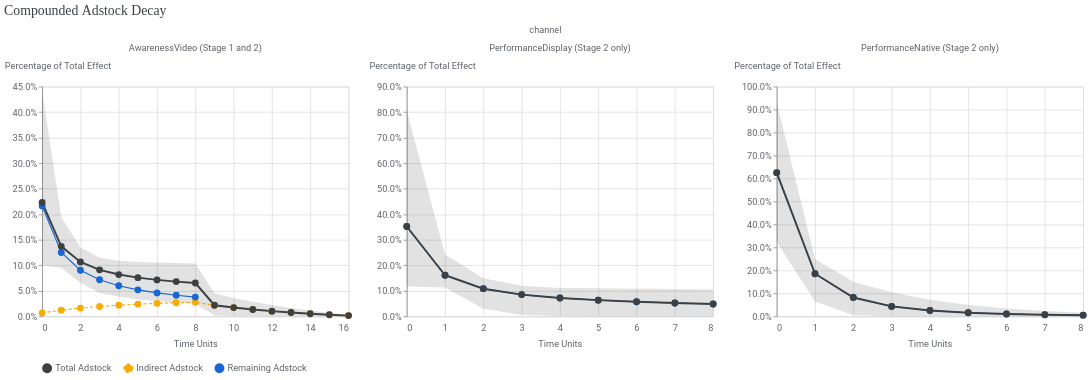

Notebook cell for this chart:
### Markdown cell above
### Custom functions to visualize compounded adstock decay

In a full-funnel model, upper-funnel channels are affected by adstock decay in both models (for more information, see [Compounded adstock decay in full-funnel MMM](https://developers.google.com/meridian/docs/advanced-modeling/full-funnel#adstock-decay)).

To visualize the effect of compounded adstock decay, simulate incremental KPI for a counterfactual scenario with non-zero paid and organic media at a single time point (time 0).
This lets you understand how the incremental outcome decays over time.
To minimize the impact of saturation, media at time 0 is set to 1% of the average weekly value.

### Code cell
# @title Plotting Compounding Adstock Decay


def _create_media_pulse_data(
    analyzer_full_funnel: AnalyzerFullFunnel,
    pulse_fraction: float = 0.01,
) -> tensors.DataTensors:
  """Creates a DataTensors container simulating an impulse at time unit 0."""
  input_data = analyzer_full_funnel.model_context.input_data

  pulse_kwargs = {}

  if input_data.media is not None:
    hist_media = input_data.media.values
    weekly_avg = np.mean(hist_media, axis=1)
    pulse_media = np.zeros_like(hist_media)
    pulse_media[:, 0, :] = pulse_fraction * weekly_avg
    pulse_kwargs["media"] = pulse_media

  if input_data.organic_media is not None:
    hist_organic = input_data.organic_media.values
    weekly_avg_om = np.mean(hist_organic, axis=1)
    pulse_organic = np.zeros_like(hist_organic)
    pulse_organic[:, 0, :] = pulse_fraction * weekly_avg_om
    pulse_kwargs["organic_media"] = pulse_organic

  if input_data.reach is not None and input_data.frequency is not None:
    hist_reach = input_data.reach.values
    weekly_avg_reach = np.mean(hist_reach, axis=1)
    pulse_reach = np.zeros_like(hist_reach)
    pulse_reach[:, 0, :] = pulse_fraction * weekly_avg_reach
    pulse_kwargs["reach"] = pulse_reach
    avg_freq = np.mean(input_data.frequency.values, axis=1, keepdims=True)
    pulse_kwargs["frequency"] = np.broadcast_to(
        avg_freq, input_data.frequency.shape
    )

  if (
      input_data.organic_reach is not None
      and input_data.organic_frequency is not None
  ):
    hist_orf = input_data.organic_reach.values
    weekly_avg_orf = np.mean(hist_orf, axis=1)
    pulse_orf = np.zeros_like(hist_orf)
    pulse_orf[:, 0, :] = pulse_fraction * weekly_avg_orf
    pulse_kwargs["organic_reach"] = pulse_orf
    avg_orf_freq = np.mean(
        input_data.organic_frequency.values, axis=1, keepdims=True
    )
    pulse_kwargs["organic_frequency"] = np.broadcast_to(
        avg_orf_freq, input_data.organic_frequency.shape
    )

  return tensors.DataTensors(**pulse_kwargs)


def plot_compounding_adstock_decay(
    analyzer_full_funnel: AnalyzerFullFunnel,
    confidence_level: float = 0.8,
    use_posterior: bool = True,
) -> alt.Chart:
  """Plots compounding adstock decay curves across indirect, remaining, and
  total pathways."""
  # 1. Dynamic lag horizon
  remaining_max_lag = analyzer_full_funnel.model_context.model_spec.max_lag
  compounding_max_lag = remaining_max_lag

  mediator_model_lags = [
      m.model_context.model_spec.max_lag
      for m in analyzer_full_funnel._mediator_models.values()
  ]
  compounding_max_lag += max(mediator_model_lags)

  # 2. Media pulse simulation
  pulse_data = _create_media_pulse_data(analyzer_full_funnel)

  # 3. Counterfactual evaluation
  indirect_outcome = analyzer_full_funnel.incremental_outcome(
      new_data=pulse_data,
      aggregate_geos=True,
      aggregate_times=False,
      use_kpi=True,
      effect_type="indirect",
      include_non_paid_channels=True,
      use_posterior=use_posterior,
  )
  remaining_outcome = analyzer_full_funnel.incremental_outcome(
      new_data=pulse_data,
      aggregate_geos=True,
      aggregate_times=False,
      use_kpi=True,
      effect_type="remaining",
      include_non_paid_channels=True,
      use_posterior=use_posterior,
  )

  # Filter to within horizon
  indirect_horizon = indirect_outcome[..., : compounding_max_lag + 1, :]
  remaining_horizon = remaining_outcome[..., : compounding_max_lag + 1, :]
  total_horizon = indirect_horizon + remaining_horizon

  # 4. Draw-wise cumulative sum normalization
  total_sum = np.sum(total_horizon, axis=2, keepdims=True)
  total_sum_safe = np.where(total_sum == 0, 1.0, total_sum)

  norm_indirect = indirect_horizon / total_sum_safe
  norm_remaining = remaining_horizon / total_sum_safe
  norm_total = total_horizon / total_sum_safe

  # 5. Extract statistics
  indirect_stats = analyzer.get_central_tendency_and_ci(
      norm_indirect, confidence_level=confidence_level, axis=(0, 1)
  )
  remaining_stats = analyzer.get_central_tendency_and_ci(
      norm_remaining, confidence_level=confidence_level, axis=(0, 1)
  )
  total_stats = analyzer.get_central_tendency_and_ci(
      norm_total, confidence_level=confidence_level, axis=(0, 1)
  )

  # 6. Channels to display
  all_channels = list(
      analyzer_full_funnel.model_context.input_data.get_all_channels()
  )
  mediators = set(analyzer_full_funnel._mediators)
  mediated_channels = set()
  for m in analyzer_full_funnel._mediator_models.values():
    mediated_channels.update(m.model_context.input_data.get_all_paid_channels())

  channels_to_plot = [ch for ch in all_channels if ch not in mediators]

  # 7. Construct plotting DataFrame
  records = []
  for ch in channels_to_plot:
    ch_idx = all_channels.index(ch)
    is_mediated = ch in mediated_channels
    channel_label = (
        f"{ch} (Stage 1 and 2)" if is_mediated else f"{ch} (Stage 2 only)"
    )
    max_lag = compounding_max_lag if is_mediated else remaining_max_lag
    for t in range(max_lag + 1):
      if is_mediated:
        records.append({
            "channel": channel_label,
            "time_units": t,
            "component": "Indirect Adstock",
            "mean": float(indirect_stats[t, ch_idx, 0]),
            "ci_lo": float(indirect_stats[t, ch_idx, 1]),
            "ci_hi": float(indirect_stats[t, ch_idx, 2]),
        })
      if t <= remaining_max_lag:
        records.append({
            "channel": channel_label,
            "time_units": t,
            "component": "Remaining Adstock",
            "mean": float(remaining_stats[t, ch_idx, 0]),
            "ci_lo": float(remaining_stats[t, ch_idx, 1]),
            "ci_hi": float(remaining_stats[t, ch_idx, 2]),
        })
      records.append({
          "channel": channel_label,
          "time_units": t,
          "component": "Total Adstock",
          "mean": float(total_stats[t, ch_idx, 0]),
          "ci_lo": float(total_stats[t, ch_idx, 1]),
          "ci_hi": float(total_stats[t, ch_idx, 2]),
      })

  df = pd.DataFrame(records)

  base = alt.Chart(df, width=constants.VEGALITE_FACET_DEFAULT_WIDTH)
  color_scale = alt.Scale(
      domain=[
          "Total Adstock",
          "Indirect Adstock",
          "Remaining Adstock",
      ],
      range=[constants.GREY_800, constants.YELLOW_600, constants.BLUE_700],
  )
  dash_scale = alt.Scale(
      domain=[
          "Indirect Adstock",
          "Remaining Adstock",
      ],
      range=[[4, 3], [0, 0]],
  )
  legend_cfg = alt.Legend(
      title=None,
      orient="bottom",
      direction="horizontal",
      symbolOpacity=1.0,
      symbolStrokeWidth=3,
  )

  # 1. Shaded CI band for Total Adstock (bottom layer)
  band = (
      base.transform_filter(alt.datum.component == "Total Adstock")
      .mark_area(opacity=0.15, color=constants.GREY_800)
      .encode(
          x=alt.X("time_units:Q"),
          y=alt.Y(
              "ci_lo:Q",
              title="Percentage of Total Effect",
              axis=alt.Axis(format=".1%", **formatter.Y_AXIS_TITLE_CONFIG),
          ),
          y2=alt.Y2("ci_hi:Q"),
      )
  )

  # 2. Component lines (Indirect & Remaining) rendered underneath Total line
  component_lines = (
      base.transform_filter(alt.datum.component != "Total Adstock")
      .mark_line(strokeWidth=1.5)
      .encode(
          x=alt.X("time_units:Q", title="Time Units", axis=alt.Axis(**formatter.AXIS_CONFIG)),
          y=alt.Y(
              "mean:Q",
              title="Percentage of Total Effect",
              axis=alt.Axis(format=".1%", **formatter.Y_AXIS_TITLE_CONFIG),
          ),
          color=alt.Color(
              "component:N",
              scale=color_scale,
              legend=legend_cfg,
          ),
          strokeDash=alt.StrokeDash(
              "component:N",
              scale=dash_scale,
              legend=None,
          ),
      )
  )

  # 3. Total Adstock line rendered ON TOP of component lines
  total_line = (
      base.transform_filter(alt.datum.component == "Total Adstock")
      .mark_line(strokeWidth=2.5)
      .encode(
          x=alt.X("time_units:Q", title="Time Units", axis=alt.Axis(**formatter.AXIS_CONFIG)),
          y=alt.Y(
              "mean:Q",
              title="Percentage of Total Effect",
              axis=alt.Axis(format=".1%", **formatter.Y_AXIS_TITLE_CONFIG),
          ),
          color=alt.Color(
              "component:N",
              scale=color_scale,
              legend=legend_cfg,
          ),
      )
  )

  # 4. Observation points with hover tooltips
  points = (
      base.mark_circle(filled=True, size=constants.POINT_SIZE, opacity=1)
      .encode(
          tooltip=[
              "channel:N",
              "component:N",
              "time_units:Q",
              alt.Tooltip("mean:Q", title="Mean Effect", format=".2%"),
              alt.Tooltip(
                  "ci_lo:Q", title="Credible Interval Lower", format=".2%"
              ),
              alt.Tooltip(
                  "ci_hi:Q", title="Credible Interval Upper", format=".2%"
              ),
          ],
          x=alt.X("time_units:Q"),
          y=alt.Y("mean:Q"),
          color=alt.Color(
              "component:N",
              scale=color_scale,
              legend=legend_cfg,
          ),
      )
  )

  plot = alt.layer(band, component_lines, total_line, points)

  return (
      plot.facet("channel:N", columns=3)
      .properties(
          title=formatter.custom_title_params("Compounded Adstock Decay")
      )
      .configure_axis(titlePadding=constants.PADDING_10, **formatter.TEXT_CONFIG)
      .configure_header(**formatter.TEXT_CONFIG)
      .configure_legend(**formatter.TEXT_CONFIG)
      .resolve_scale(x=constants.INDEPENDENT, y=constants.INDEPENDENT)
  )

plot_compounding_adstock_decay(analyzer_full_funnel)

### Figure 1 — Vega-Lite specification as saved in the notebook (floating-point values rounded to 4 significant figures)
{"config": {"view": {"continuousWidth": 300, "continuousHeight": 300}, "axis": {"labelColor": "#5F6368", "labelFont": "Roboto", "labelFontSize": 12, "titleColor": "#5F6368", "titleFont": "Roboto", "titleFontSize": 12, "titleFontWeight": "normal", "titlePadding": 10}, "header": {"labelColor": "#5F6368", "labelFont": "Roboto", "labelFontSize": 12, "titleColor": "#5F6368", "titleFont": "Roboto", "titleFontSize": 12, "titleFontWeight": "normal"}, "legend": {"labelColor": "#5F6368", "labelFont": "Roboto", "labelFontSize": 12, "titleColor": "#5F6368", "titleFont": "Roboto", "titleFontSize": 12, "titleFontWeight": "normal"}}, "data": {"name": "data-a82de6725d4f34e9e20f2c1bf8420f9f"}, "facet": {"field": "channel", "type": "nominal"}, "spec": {"layer": [{"mark": {"type": "area", "color": "#3C4043", "opacity": 0.15}, "encoding": {"x": {"field": "time_units", "type": "quantitative"}, "y": {"axis": {"format": ".1%", "titleAlign": "left", "titleAngle": 0, "titleY": -20}, "field": "ci_lo", "title": "Percentage of Total Effect", "type": "quantitative"}, "y2": {"field": "ci_hi"}}, "transform": [{"filter": "(datum.component === 'Total Adstock')"}]}, {"mark": {"type": "line", "strokeWidth": 1.5}, "encoding": {"color": {"field": "component", "legend": {"direction": "horizontal", "orient": "bottom", "symbolOpacity": 1.0, "symbolStrokeWidth": 3, "title": null}, "scale": {"domain": ["Total Adstock", "Indirect Adstock", "Remaining Adstock"], "range": ["#3C4043", "#F9AB00", "#1967D2"]}, "type": "nominal"}, "strokeDash": {"field": "component", "legend": null, "scale": {"domain": ["Indirect Adstock", "Remaining Adstock"], "range": [[4, 3], [0, 0]]}, "type": "nominal"}, "x": {"field": "time_units", "title": "Time Units", "type": "quantitative", "axis": {"domainColor": "#DADCE0", "labelPadding": 10, "ticks": false}}, "y": {"axis": {"format": ".1%", "titleAlign": "left", "titleAngle": 0, "titleY": -20}, "field": "mean", "title": "Percentage of Total Effect", "type": "quantitative"}}, "transform": [{"filter": "(datum.component !== 'Total Adstock')"}]}, {"mark": {"type": "line", "strokeWidth": 2.5}, "encoding": {"color": {"field": "component", "legend": {"direction": "horizontal", "orient": "bottom", "symbolOpacity": 1.0, "symbolStrokeWidth": 3, "title": null}, "scale": {"domain": ["Total Adstock", "Indirect Adstock", "Remaining Adstock"], "range": ["#3C4043", "#F9AB00", "#1967D2"]}, "type": "nominal"}, "x": {"field": "time_units", "title": "Time Units", "type": "quantitative", "axis": {"domainColor": "#DADCE0", "labelPadding": 10, "ticks": false}}, "y": {"axis": {"format": ".1%", "titleAlign": "left", "titleAngle": 0, "titleY": -20}, "field": "mean", "title": "Percentage of Total Effect", "type": "quantitative"}}, "transform": [{"filter": "(datum.component === 'Total Adstock')"}]}, {"mark": {"type": "circle", "filled": true, "opacity": 1, "size": 80}, "encoding": {"color": {"field": "component", "legend": {"direction": "horizontal", "orient": "bottom", "symbolOpacity": 1.0, "symbolStrokeWidth": 3, "title": null}, "scale": {"domain": ["Total Adstock", "Indirect Adstock", "Remaining Adstock"], "range": ["#3C4043", "#F9AB00", "#1967D2"]}, "type": "nominal"}, "tooltip": [{"field": "channel", "type": "nominal"}, {"field": "component", "type": "nominal"}, {"field": "time_units", "type": "quantitative"}, {"field": "mean", "format": ".2%", "title": "Mean Effect", "type": "quantitative"}, {"field": "ci_lo", "format": ".2%", "title": "Credible Interval Lower", "type": "quantitative"}, {"field": "ci_hi", "format": ".2%", "title": "Credible Interval Upper", "type": "quantitative"}], "x": {"field": "time_units", "type": "quantitative"}, "y": {"field": "mean", "type": "quantitative"}}}], "width": 400}, "columns": 3, "resolve": {"scale": {"x": "independent", "y": "independent"}}, "title": {"text": "Compounded Adstock Decay", "anchor": "start", "color": "#3C4043", "font": "Google Sans Display", "fontSize": 18, "fontWeight": "normal", "offset": 10}, "$schema": "https://vega.github.io/schema/vega-lite/v5.20.1.json", "datasets": {"data-a82de6725d4f34e9e20f2c1bf8420f9f": [{"channel": "PerformanceNative (Stage 2 only)", "time_units": 0, "component": "Remaining Adstock", "mean": 0.6252, "ci_lo": 0.3237, "ci_hi": 0.931}, {"channel": "PerformanceNative (Stage 2 only)", "time_units": 0, "component": "Total Adstock", "mean": 0.6252, "ci_lo": 0.3237, "ci_hi": 0.931}, {"channel": "PerformanceNative (Stage 2 only)", "time_units": 1, "component": "Remaining Adstock", "mean": 0.1855, "ci_lo": 0.06427, "ci_hi": 0.2496}, {"channel": "PerformanceNative (Stage 2 only)", "time_units": 1, "component": "Total Adstock", "mean": 0.1855, "ci_lo": 0.06427, "ci_hi": 0.2496}, {"channel": "PerformanceNative (Stage 2 only)", "time_units": 2, "component": "Remaining Adstock", "mean": 0.08199, "ci_lo": 0.00439, "ci_hi": 0.1509}, {"channel": "PerformanceNative (Stage 2 only)", "time_units": 2, "component": "Total Adstock", "mean": 0.08199, "ci_lo": 0.00439, "ci_hi": 0.1509}, {"channel": "PerformanceNative (Stage 2 only)", "time_units": 3, "component": "Remaining Adstock", "mean": 0.04332, "ci_lo": 0.0002963, "ci_hi": 0.1052}, {"channel": "PerformanceNative (Stage 2 only)", "time_units": 3, "component": "Total Adstock", "mean": 0.04332, "ci_lo": 0.0002963, "ci_hi": 0.1052}, {"channel": "PerformanceNative (Stage 2 only)", "time_units": 4, "component": "Remaining Adstock", "mean": 0.02532, "ci_lo": 2.011e-05, "ci_hi": 0.07227}, {"channel": "PerformanceNative (Stage 2 only)", "time_units": 4, "component": "Total Adstock", "mean": 0.02532, "ci_lo": 2.011e-05, "ci_hi": 0.07227}, {"channel": "PerformanceNative (Stage 2 only)", "time_units": 5, "component": "Remaining Adstock", "mean": 0.01585, "ci_lo": 1.365e-06, "ci_hi": 0.04967}, {"channel": "PerformanceNative (Stage 2 only)", "time_units": 5, "component": "Total Adstock", "mean": 0.01585, "ci_lo": 1.365e-06, "ci_hi": 0.04967}, {"channel": "PerformanceNative (Stage 2 only)", "time_units": 6, "component": "Remaining Adstock", "mean": 0.01045, "ci_lo": 9.262e-08, "ci_hi": 0.03413}, {"channel": "PerformanceNative (Stage 2 only)", "time_units": 6, "component": "Total Adstock", "mean": 0.01045, "ci_lo": 9.262e-08, "ci_hi": 0.03413}, {"channel": "PerformanceNative (Stage 2 only)", "time_units": 7, "component": "Remaining Adstock", "mean": 0.00719, "ci_lo": 6.287e-09, "ci_hi": 0.02345}, {"channel": "PerformanceNative (Stage 2 only)", "time_units": 7, "component": "Total Adstock", "mean": 0.00719, "ci_lo": 6.287e-09, "ci_hi": 0.02345}, {"channel": "PerformanceNative (Stage 2 only)", "time_units": 8, "component": "Remaining Adstock", "mean": 0.005123, "ci_lo": 4.267e-10, "ci_hi": 0.01612}, {"channel": "PerformanceNative (Stage 2 only)", "time_units": 8, "component": "Total Adstock", "mean": 0.005123, "ci_lo": 4.267e-10, "ci_hi": 0.01612}, {"channel": "PerformanceDisplay (Stage 2 only)", "time_units": 0, "component": "Remaining Adstock", "mean": 0.352, "ci_lo": 0.117, "ci_hi": 0.8064}, {"channel": "PerformanceDisplay (Stage 2 only)", "time_units": 0, "component": "Total Adstock", "mean": 0.352, "ci_lo": 0.117, "ci_hi": 0.8064}, {"channel": "PerformanceDisplay (Stage 2 only)", "time_units": 1, "component": "Remaining Adstock", "mean": 0.161, "ci_lo": 0.1129, "ci_hi": 0.2421}, {"channel": "PerformanceDisplay (Stage 2 only)", "time_units": 1, "component": "Total Adstock", "mean": 0.161, "ci_lo": 0.1129, "ci_hi": 0.2421}, {"channel": "PerformanceDisplay (Stage 2 only)", "time_units": 2, "component": "Remaining Adstock", "mean": 0.1083, "ci_lo": 0.03005, "ci_hi": 0.1497}, {"channel": "PerformanceDisplay (Stage 2 only)", "time_units": 2, "component": "Total Adstock", "mean": 0.1083, "ci_lo": 0.03005, "ci_hi": 0.1497}, {"channel": "PerformanceDisplay (Stage 2 only)", "time_units": 3, "component": "Remaining Adstock", "mean": 0.08515, "ci_lo": 0.005749, "ci_hi": 0.1194}, {"channel": "PerformanceDisplay (Stage 2 only)", "time_units": 3, "component": "Total Adstock", "mean": 0.08515, "ci_lo": 0.005749, "ci_hi": 0.1194}, {"channel": "PerformanceDisplay (Stage 2 only)", "time_units": 4, "component": "Remaining Adstock", "mean": 0.07204, "ci_lo": 0.001099, "ci_hi": 0.111}, {"channel": "PerformanceDisplay (Stage 2 only)", "time_units": 4, "component": "Total Adstock", "mean": 0.07204, "ci_lo": 0.001099, "ci_hi": 0.111}, {"channel": "PerformanceDisplay (Stage 2 only)", "time_units": 5, "component": "Remaining Adstock", "mean": 0.06342, "ci_lo": 0.0002101, "ci_hi": 0.1096}, {"channel": "PerformanceDisplay (Stage 2 only)", "time_units": 5, "component": "Total Adstock", "mean": 0.06342, "ci_lo": 0.0002101, "ci_hi": 0.1096}, {"channel": "PerformanceDisplay (Stage 2 only)", "time_units": 6, "component": "Remaining Adstock", "mean": 0.05717, "ci_lo": 4.02e-05, "ci_hi": 0.1082}, {"channel": "PerformanceDisplay (Stage 2 only)", "time_units": 6, "component": "Total Adstock", "mean": 0.05717, "ci_lo": 4.02e-05, "ci_hi": 0.1082}, {"channel": "PerformanceDisplay (Stage 2 only)", "time_units": 7, "component": "Remaining Adstock", "mean": 0.05234, "ci_lo": 7.688e-06, "ci_hi": 0.1068}, {"channel": "PerformanceDisplay (Stage 2 only)", "time_units": 7, "component": "Total Adstock", "mean": 0.05234, "ci_lo": 7.688e-06, "ci_hi": 0.1068}, {"channel": "PerformanceDisplay (Stage 2 only)", "time_units": 8, "component": "Remaining Adstock", "mean": 0.04846, "ci_lo": 1.471e-06, "ci_hi": 0.1054}, {"channel": "PerformanceDisplay (Stage 2 only)", "time_units": 8, "component": "Total Adstock", "mean": 0.04846, "ci_lo": 1.471e-06, "ci_hi": 0.1054}, {"channel": "AwarenessVideo (Stage 1 and 2)", "time_units": 0, "component": "Indirect Adstock", "mean": 0.006893, "ci_lo": 0.001342, "ci_hi": 0.01394}, {"channel": "AwarenessVideo (Stage 1 and 2)", "time_units": 0, "component": "Remaining Adstock", "mean": 0.2161, "ci_lo": 0.09272, "ci_hi": 0.4345}, {"channel": "AwarenessVideo (Stage 1 and 2)", "time_units": 0, "component": "Total Adstock", "mean": 0.223, "ci_lo": 0.1002, "ci_hi": 0.4406}, {"channel": "AwarenessVideo (Stage 1 and 2)", "time_units": 1, "component": "Indirect Adstock", "mean": 0.01209, "ci_lo": 0.002225, "ci_hi": 0.02458}, {"channel": "AwarenessVideo (Stage 1 and 2)", "time_units": 1, "component": "Remaining Adstock", "mean": 0.125, "ci_lo": 0.0738, "ci_hi": 0.1878}, {"channel": "AwarenessVideo (Stage 1 and 2)", "time_units": 1, "component": "Total Adstock", "mean": 0.1371, "ci_lo": 0.09473, "ci_hi": 0.1953}, {"channel": "AwarenessVideo (Stage 1 and 2)", "time_units": 2, "component": "Indirect Adstock", "mean": 0.01615, "ci_lo": 0.002846, "ci_hi": 0.03281}, {"channel": "AwarenessVideo (Stage 1 and 2)", "time_units": 2, "component": "Remaining Adstock", "mean": 0.09033, "ci_lo": 0.03431, "ci_hi": 0.127}, {"channel": "AwarenessVideo (Stage 1 and 2)", "time_units": 2, "component": "Total Adstock", "mean": 0.1065, "ci_lo": 0.06571, "ci_hi": 0.1351}, {"channel": "AwarenessVideo (Stage 1 and 2)", "time_units": 3, "component": "Indirect Adstock", "mean": 0.01936, "ci_lo": 0.003237, "ci_hi": 0.03922}, {"channel": "AwarenessVideo (Stage 1 and 2)", "time_units": 3, "component": "Remaining Adstock", "mean": 0.07168, "ci_lo": 0.01279, "ci_hi": 0.11}, {"channel": "AwarenessVideo (Stage 1 and 2)", "time_units": 3, "component": "Total Adstock", "mean": 0.09104, "ci_lo": 0.0457, "ci_hi": 0.1146}, {"channel": "AwarenessVideo (Stage 1 and 2)", "time_units": 4, "component": "Indirect Adstock", "mean": 0.0219, "ci_lo": 0.003486, "ci_hi": 0.04494}, {"channel": "AwarenessVideo (Stage 1 and 2)", "time_units": 4, "component": "Remaining Adstock", "mean": 0.05996, "ci_lo": 0.004393, "ci_hi": 0.102}, {"channel": "AwarenessVideo (Stage 1 and 2)", "time_units": 4, "component": "Total Adstock", "mean": 0.08186, "ci_lo": 0.03895, "ci_hi": 0.1091}, {"channel": "AwarenessVideo (Stage 1 and 2)", "time_units": 5, "component": "Indirect Adstock", "mean": 0.02389, "ci_lo": 0.003687, "ci_hi": 0.049}, {"channel": "AwarenessVideo (Stage 1 and 2)", "time_units": 5, "component": "Remaining Adstock", "mean": 0.05188, "ci_lo": 0.001463, "ci_hi": 0.09727}, {"channel": "AwarenessVideo (Stage 1 and 2)", "time_units": 5, "component": "Total Adstock", "mean": 0.07578, "ci_lo": 0.03313, "ci_hi": 0.1066}, {"channel": "AwarenessVideo (Stage 1 and 2)", "time_units": 6, "component": "Indirect Adstock", "mean": 0.02546, "ci_lo": 0.003786, "ci_hi": 0.05234}, {"channel": "AwarenessVideo (Stage 1 and 2)", "time_units": 6, "component": "Remaining Adstock", "mean": 0.04595, "ci_lo": 0.0004657, "ci_hi": 0.09392}, {"channel": "AwarenessVideo (Stage 1 and 2)", "time_units": 6, "component": "Total Adstock", "mean": 0.0714, "ci_lo": 0.02989, "ci_hi": 0.1054}, {"channel": "AwarenessVideo (Stage 1 and 2)", "time_units": 7, "component": "Indirect Adstock", "mean": 0.02666, "ci_lo": 0.003818, "ci_hi": 0.05449}, {"channel": "AwarenessVideo (Stage 1 and 2)", "time_units": 7, "component": "Remaining Adstock", "mean": 0.04138, "ci_lo": 0.000152, "ci_hi": 0.09081}, {"channel": "AwarenessVideo (Stage 1 and 2)", "time_units": 7, "component": "Total Adstock", "mean": 0.06804, "ci_lo": 0.02664, "ci_hi": 0.1044}, {"channel": "AwarenessVideo (Stage 1 and 2)", "time_units": 8, "component": "Indirect Adstock", "mean": 0.02756, "ci_lo": 0.00386, "ci_hi": 0.05684}, {"channel": "AwarenessVideo (Stage 1 and 2)", "time_units": 8, "component": "Remaining Adstock", "mean": 0.03775, "ci_lo": 5.04e-05, "ci_hi": 0.08866}, {"channel": "AwarenessVideo (Stage 1 and 2)", "time_units": 8, "component": "Total Adstock", "mean": 0.06531, "ci_lo": 0.02477, "ci_hi": 0.1037}, {"channel": "AwarenessVideo (Stage 1 and 2)", "time_units": 9, "component": "Indirect Adstock", "mean": 0.02181, "ci_lo": 0.001851, "ci_hi": 0.04517}, {"channel": "AwarenessVideo (Stage 1 and 2)", "time_units": 9, "component": "Total Adstock", "mean": 0.02181, "ci_lo": 0.001851, "ci_hi": 0.04517}, {"channel": "AwarenessVideo (Stage 1 and 2)", "time_units": 10, "component": "Indirect Adstock", "mean": 0.01722, "ci_lo": 0.0009364, "ci_hi": 0.03612}, {"channel": "AwarenessVideo (Stage 1 and 2)", "time_units": 10, "component": "Total Adstock", "mean": 0.01722, "ci_lo": 0.0009364, "ci_hi": 0.03612}, {"channel": "AwarenessVideo (Stage 1 and 2)", "time_units": 11, "component": "Indirect Adstock", "mean": 0.01341, "ci_lo": 0.0004913, "ci_hi": 0.02878}, {"channel": "AwarenessVideo (Stage 1 and 2)", "time_units": 11, "component": "Total Adstock", "mean": 0.01341, "ci_lo": 0.0004913, "ci_hi": 0.02878}, {"channel": "AwarenessVideo (Stage 1 and 2)", "time_units": 12, "component": "Indirect Adstock", "mean": 0.01021, "ci_lo": 0.0002518, "ci_hi": 0.02216}, {"channel": "AwarenessVideo (Stage 1 and 2)", "time_units": 12, "component": "Total Adstock", "mean": 0.01021, "ci_lo": 0.0002518, "ci_hi": 0.02216}, {"channel": "AwarenessVideo (Stage 1 and 2)", "time_units": 13, "component": "Indirect Adstock", "mean": 0.007494, "ci_lo": 0.0001277, "ci_hi": 0.01657}, {"channel": "AwarenessVideo (Stage 1 and 2)", "time_units": 13, "component": "Total Adstock", "mean": 0.007494, "ci_lo": 0.0001277, "ci_hi": 0.01657}, {"channel": "AwarenessVideo (Stage 1 and 2)", "time_units": 14, "component": "Indirect Adstock", "mean": 0.005174, "ci_lo": 6.131e-05, "ci_hi": 0.01152}, {"channel": "AwarenessVideo (Stage 1 and 2)", "time_units": 14, "component": "Total Adstock", "mean": 0.005174, "ci_lo": 6.131e-05, "ci_hi": 0.01152}, {"channel": "AwarenessVideo (Stage 1 and 2)", "time_units": 15, "component": "Indirect Adstock", "mean": 0.003185, "ci_lo": 2.814e-05, "ci_hi": 0.007228}, {"channel": "AwarenessVideo (Stage 1 and 2)", "time_units": 15, "component": "Total Adstock", "mean": 0.003185, "ci_lo": 2.814e-05, "ci_hi": 0.007228}, {"channel": "AwarenessVideo (Stage 1 and 2)", "time_units": 16, "component": "Indirect Adstock", "mean": 0.001474, "ci_lo": 8.915e-06, "ci_hi": 0.003412}, {"channel": "AwarenessVideo (Stage 1 and 2)", "time_units": 16, "component": "Total Adstock", "mean": 0.001474, "ci_lo": 8.915e-06, "ci_hi": 0.003412}]}}
